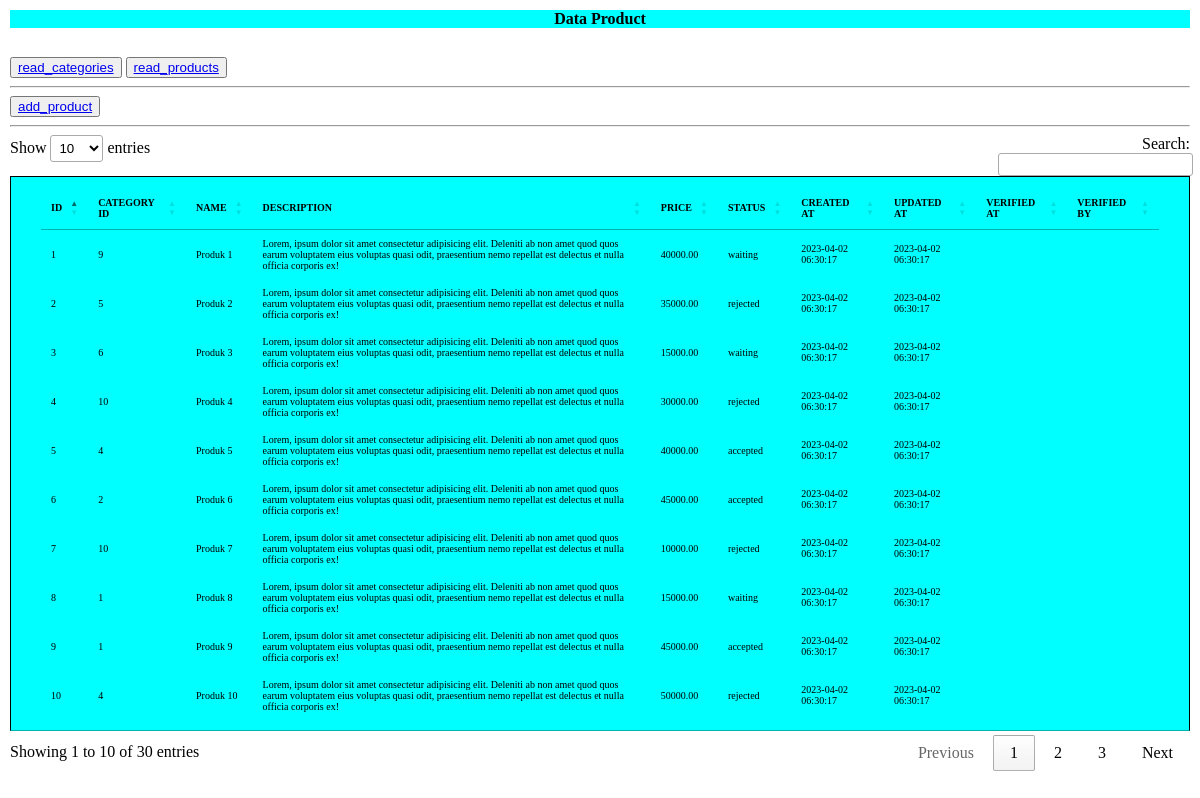
The page /php3/read_products.php on the database its author committed.
### tables this page shows
CREATE TABLE `products` (
  `id` int(11) NOT NULL AUTO_INCREMENT,
  `category_id` int(11) NOT NULL,
  `name` varchar(100) NOT NULL,
  `description` text NOT NULL,
  `price` decimal(10,2) NOT NULL,
  `status` enum('accepted','rejected','waiting') NOT NULL DEFAULT 'waiting',
  `created_at` datetime DEFAULT NULL,
  `updated_at` datetime DEFAULT NULL,
  `created_by` int(11) NOT NULL,
  `verified_at` datetime DEFAULT NULL,
  `verified_by` int(11) DEFAULT NULL,
  PRIMARY KEY (`id`)
);

### php3/read_products.php (the view, shortened to what this page needs)
<html lang="en">
<head>
    <link rel="stylesheet" href="https://cdn.datatables.net/1.13.4/css/jquery.dataTables.css" />
    <link rel="stylesheet" href="../php3/assets/css/style.css">
</head>
<body>
<h1>Data Product</h1>
<br>
<button><a class="link" href="../php3/read_categories.php">read_categories</a></button>
<button><a class="link" href="../php3/read_products.php">read_products</a></button>
<hr>
<button><a class="link" href="../php3/input_products.php">add_product</a></button>
<hr>
<?php
require_once 'koneksi.php';
$query = "SELECT * FROM products";
$result = mysqli_query($conn, $query);
?>
<table id="myTable">
<thead>
    <th>ID</th>
    <th>CATEGORY ID</th>
    <th>NAME</th>
    <th>DESCRIPTION</th>
    <th>PRICE</th>
    <th>STATUS</th>
    <th>CREATED AT</th>
    <th>UPDATED AT</th>
    <th>VERIFIED AT</th>
    <th>VERIFIED BY</th>
</thead>
<tbody>
    <?php
while ($row = mysqli_fetch_assoc($result)) :
    ?>
    <tr>
        <td><?= $row['id'] ?></td>
        <td><?= $row['category_id'] ?></td>
        <td><?= $row['name'] ?></td>
        <td><?= $row['description'] ?></td>
        <td><?= $row['price'] ?></td>
        <td><?= $row['status'] ?></td>
        <td><?= $row['created_at'] ?></td>
        <td><?= $row['updated_at'] ?></td>
        <td><?= $row['verified_at'] ?></td>
        <td><?= $row['verified_by'] ?></td>
    </tr>
<?php endwhile; ?>
</tbody>
</table>
</body>
</html>

### php3/assets/css/style.css (style rules this page uses)
body { background-color: white; font-family: Georgia, 'Times New Roman', Times, serif; padding: none; margin: 10px; }
h1 { background-color: aqua; text-align: center; color: black; font-size: medium; }
table { font-size: 10px; margin: 10px; background-color: aqua; border-collapse: collapse; border: 1px solid black; padding: 10px 30px ; }

### rows shown on the page
products: id "1", category "9", name "Produk 1", description "Lorem, ipsum dolor sit amet consectetur adipisicing elit. Deleniti ab non amet quod quos earum voluptatem eius voluptas quasi odit, praesentium nemo repellat est delectus et nulla officia corporis ex!", price "40000.00", status "waiting", created_at "2023-04-02 06:30:17", updated_at "2023-04-02 06:30:17"
products: id "2", category "5", name "Produk 2", description "Lorem, ipsum dolor sit amet consectetur adipisicing elit. Deleniti ab non amet quod quos earum voluptatem eius voluptas quasi odit, praesentium nemo repellat est delectus et nulla officia corporis ex!", price "35000.00", status "rejected", created_at "2023-04-02 06:30:17", updated_at "2023-04-02 06:30:17"
products: id "3", category "6", name "Produk 3", description "Lorem, ipsum dolor sit amet consectetur adipisicing elit. Deleniti ab non amet quod quos earum voluptatem eius voluptas quasi odit, praesentium nemo repellat est delectus et nulla officia corporis ex!", price "15000.00", status "waiting", created_at "2023-04-02 06:30:17", updated_at "2023-04-02 06:30:17"
products: id "4", category "10", name "Produk 4", description "Lorem, ipsum dolor sit amet consectetur adipisicing elit. Deleniti ab non amet quod quos earum voluptatem eius voluptas quasi odit, praesentium nemo repellat est delectus et nulla officia corporis ex!", price "30000.00", status "rejected", created_at "2023-04-02 06:30:17", updated_at "2023-04-02 06:30:17"
products: id "5", category "4", name "Produk 5", description "Lorem, ipsum dolor sit amet consectetur adipisicing elit. Deleniti ab non amet quod quos earum voluptatem eius voluptas quasi odit, praesentium nemo repellat est delectus et nulla officia corporis ex!", price "40000.00", status "accepted", created_at "2023-04-02 06:30:17", updated_at "2023-04-02 06:30:17"
products: id "6", category "2", name "Produk 6", description "Lorem, ipsum dolor sit amet consectetur adipisicing elit. Deleniti ab non amet quod quos earum voluptatem eius voluptas quasi odit, praesentium nemo repellat est delectus et nulla officia corporis ex!", price "45000.00", status "accepted", created_at "2023-04-02 06:30:17", updated_at "2023-04-02 06:30:17"
products: id "7", category "10", name "Produk 7", description "Lorem, ipsum dolor sit amet consectetur adipisicing elit. Deleniti ab non amet quod quos earum voluptatem eius voluptas quasi odit, praesentium nemo repellat est delectus et nulla officia corporis ex!", price "10000.00", status "rejected", created_at "2023-04-02 06:30:17", updated_at "2023-04-02 06:30:17"
products: id "8", category "1", name "Produk 8", description "Lorem, ipsum dolor sit amet consectetur adipisicing elit. Deleniti ab non amet quod quos earum voluptatem eius voluptas quasi odit, praesentium nemo repellat est delectus et nulla officia corporis ex!", price "15000.00", status "waiting", created_at "2023-04-02 06:30:17", updated_at "2023-04-02 06:30:17"
products: id "9", category "1", name "Produk 9", description "Lorem, ipsum dolor sit amet consectetur adipisicing elit. Deleniti ab non amet quod quos earum voluptatem eius voluptas quasi odit, praesentium nemo repellat est delectus et nulla officia corporis ex!", price "45000.00", status "accepted", created_at "2023-04-02 06:30:17", updated_at "2023-04-02 06:30:17"
products: id "10", category "4", name "Produk 10", description "Lorem, ipsum dolor sit amet consectetur adipisicing elit. Deleniti ab non amet quod quos earum voluptatem eius voluptas quasi odit, praesentium nemo repellat est delectus et nulla officia corporis ex!", price "50000.00", status "rejected", created_at "2023-04-02 06:30:17", updated_at "2023-04-02 06:30:17"
